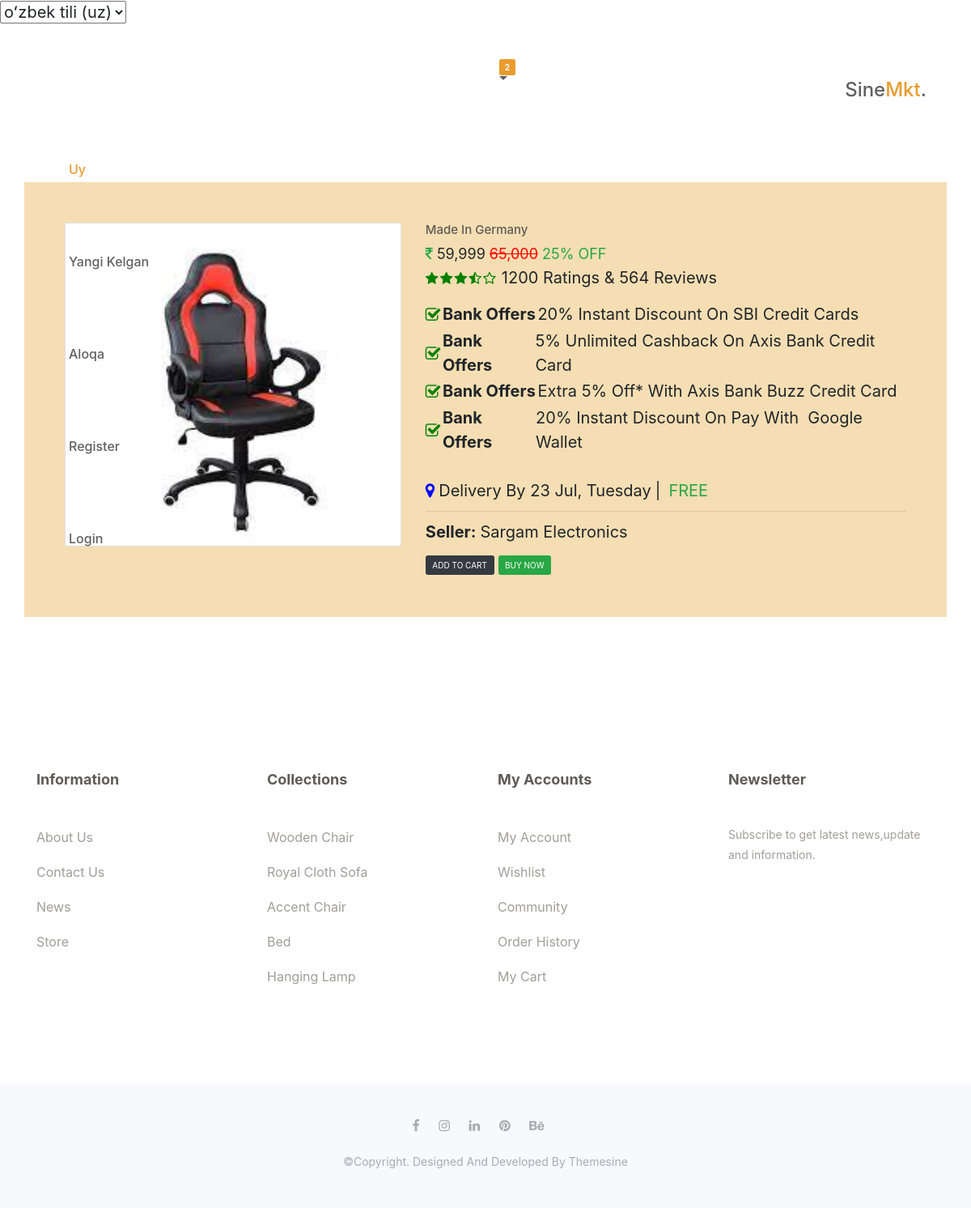
Page /1/details/ on the committed database.
### furn/models.py (models this page shows, shortened)
class Arrival(models.Model):
    arrivals_img = models.ImageField()
    arrivals_title = models.CharField(max_length=200)
    arrivals_url = models.URLField(max_length=500)
    arrivals_price = models.IntegerField(default=10)
    category = models.ForeignKey("Category", blank=True, on_delete=models.CASCADE)
    arrvals_size = models.CharField(max_length=30)
    arrivals_text = models.CharField(max_length=200)

### furn/views.py (the view)
# urls.py: path('<int:pk>/details/', arrivals_detail, name='arrival_detail'),
def arrivals_detail(request, pk):
    arrivals_details = Arrival.objects.get(id=pk)
    context = {
        "arrivals_details": arrivals_details,
    }
    return render(request, 'details/arrival_detail.html', context)

### templates/details/arrival_detail.html (shortened to what this page needs)
{% extends 'layouts/base.html' %}
{% block content %}
<head>
    <link rel="stylesheet" href="https://stackpath.bootstrapcdn.com/bootstrap/4.4.1/css/bootstrap.min.css">
    <link rel="stylesheet" href="https://stackpath.bootstrapcdn.com/bootstrap/4.4.1/js/bootstrap.bundle.min.js">
    <link rel="stylesheet" href="https://cdnjs.cloudflare.com/ajax/libs/jquery/3.2.1/jquery.min.js">
    <link rel="stylesheet" href="https://cdnjs.cloudflare.com/ajax/libs/font-awesome/4.7.0/css/font-awesome.min.css">
</head>
<section id="new-arrivals" class="new-arrivals">
    <div class="container">
        <div class="new-arrivals-content">
            <div class="row">
                <div class="container-fluid mt-5">
                    <div class="row">
                        <div class="col-md-5">
                            <div class="carousel slide" data-ride="carousel" id="carousel-1">
                                <div class="carousel-inner" role="listbox">
                                    <div class="carousel-item active"><img class="img-thumbnail w-100 d-block"
                                            src="{{ arrivals_details.arrivals_img.url }}" alt="Slide Image" style="height: 400px;"></div>
                                </div>
                            </div>
                        </div>
                        <div class="col-md-7">
                            <h4>{{ arrivals_details.arrivals_text }}</h4>
                            <div class="price"><span class="mr-2"><i class="fa fa-rupee text-success"></i>&nbsp;59,999</span><span
                                    class="mr-2 cut">65,000</span><span class="text-success">25% OFF</span></div>
                            <div class="d-flex flex-row">
                                <div class="icons mr-2"><i class="fa fa-star"></i><i class="fa fa-star"></i><i class="fa fa-star"></i><i
                                        class="fa fa-star-half-o"></i><i class="fa fa-star-o"></i></div><span>1200 ratings &amp; 564
                                    reviews</span>
                            </div>
                            <div class="d-flex align-items-center mt-4 offers mb-1"><i class="fa fa-check-square-o mt-1"></i><span
                                    class="ml-1 font-weight-bold">Bank Offers</span><span class="ml-1">20% Instant Discount on SBI
                                    Credit Cards<br></span></div>
                            <div class="d-flex align-items-center offers mb-1"><i class="fa fa-check-square-o mt-1"></i><span
                                    class="ml-1 font-weight-bold">Bank Offers</span><span class="ml-1">5% Unlimited Cashback on Axis
                                    Bank Credit Card<br></span></div>
                            <div class="d-flex align-items-center offers mb-1"><i class="fa fa-check-square-o mt-1"></i><span
                                    class="ml-1 font-weight-bold">Bank Offers</span><span class="ml-1">Extra 5% off* with Axis Bank Buzz
                                    Credit Card<br></span></div>
                            <div class="d-flex align-items-center offers"><i class="fa fa-check-square-o mt-1"></i><span
                                    class="ml-1 font-weight-bold">Bank Offers</span><span class="ml-1">20% Instant Discount on pay
                                    with&nbsp;&nbsp;google wallet<br></span></div>
                            <div class="d-flex align-items-center mt-5 delivery"><i class="fa fa-map-marker"></i><span
                                    class="ml-2">Delivery by 23 Jul, Tuesday<br></span><span class="ml-2 mr-2">|<br></span><span
                                    class="ml-2 mr-2 text-success">FREE<br></span></div>
                            <hr>
                            <div><span class="font-weight-bold">Seller:</span><span class="ml-2">Sargam Electronics</span></div>
                            <div class="mt-3"><button class="btn btn-dark mr-2" type="button">ADD TO CART</button><button
                                    class="btn btn-success" type="button">BUY NOW</button></div>
                        </div>
                    </div>
                </div>
            </div>
        </div>
    </div>
</section>
{% endblock %}

### templates/layouts/base.html (shortened to what this page needs)
{% load i18n %}
{% load static %}
<!DOCTYPE html>
<html lang="en">
<head>
    <link rel="stylesheet" href="{% static 'css/font-awesome.min.css' %}">
    <link rel="stylesheet" href="{% static 'css/linearicons.css' %}">
    <link rel="stylesheet" href="{% static 'css/animate.css' %}">
    <link rel="stylesheet" href="{% static 'css/owl.carousel.min.css' %}">
    <link rel="stylesheet" href="{% static 'css/owl.theme.default.min.css' %}">
    <link rel="stylesheet" href="{% static 'css/bootstrap.min.css' %}">
    <link rel="stylesheet" href="{% static 'css/bootsnav.css' %}">
    <link rel="stylesheet" href="{% static 'css/style.css' %}">
    <link rel="stylesheet" href="{% static 'css/responsive.css' %}">
</head>
<body>
    <form action="{% url 'set_language' %}" method="post">{% csrf_token %}
        <select name="language" onchange="this.form.submit()">
            {% get_current_language as LANGUAGE_CODE %}
            {% get_available_languages as LANGUAGES %}
            {% get_language_info_list for LANGUAGES as languages %}
            {% for language in languages %}
            <option value="{{ language.code }}" {% if language.code == LANGUAGE_CODE %} selected{% endif %}>
                {{ language.name_local }} ({{ language.code }})
            </option>
            {% endfor %}
        </select>
    </form>
    <div class="block-content">
        {% include 'includes/navigation.html' %}
            {% block content %}
            {% endblock content %}
        {% include 'includes/footer.html' %}
    </div>
</body>
</html>

### templates/includes/logout-coniform.html (shortened to what this page needs)
{% load static %}

### templates/includes/navigation.html (shortened to what this page needs)
{% load static %}
{% load i18n %}
<header id="home" class="welcome-hero">
    <div class="top-area">
        <div class="header-area">
            <nav class="navbar navbar-default bootsnav  navbar-sticky navbar-scrollspy" data-minus-value-desktop="70"
                data-minus-value-mobile="55" data-speed="1000">
                <div class="container">
                    <div class="attr-nav">
                        <ul>
                            <li class="search">
                                <a href="#"><span class="lnr lnr-magnifier"></span></a>
                            </li>
                            <li class="nav-setting">
                                <a href="#"><span class="lnr lnr-cog"></span></a>
                            </li>
                            <li class="dropdown">
                                <a href="#" class="dropdown-toggle" data-toggle="dropdown">
                                    <span class="lnr lnr-cart"></span>
                                    <span class="badge badge-bg-1">2</span>
                                </a>
                            </li>
                        </ul>
                    </div>
                    <div class="navbar-header">
                        <a class="navbar-brand" href="{% url 'furn:home' %}">sine<span>mkt</span>.</a>
                    </div>
                    <div class="collapse navbar-collapse menu-ui-design" id="navbar-menu">
                        <ul class="nav navbar-nav navbar-center" data-in="fadeInDown" data-out="fadeOutUp">
                            <li class="active"><a href="{% url 'furn:home' %}">{% trans "uy" %}</a></li>
                            <li class="scroll"><a href="#new-arrivals">{% trans 'yangi kelgan' %}</a></li>
                            <li class="scroll"><a href="#newsletter">{% trans 'aloqa' %}</a></li>
                            {% if not request.user.is_authenticated %}
                            <li><a href="{% url 'furn:signup' %}">Register</a></li>
                            <li><a href="{% url 'furn:login' %}">Login</a></li>
                            {% endif %}
                        </ul>
                    </div>
                </div>
            </nav>
        </div>
    </div>
</header>

### templates/includes/footer.html (shortened to what this page needs)
{% load static %}
<section id="newsletter" class="newsletter">
    <div class="container">
        <div class="hm-footer-details">
            <div class="row">
                <div class=" col-md-3 col-sm-6 col-xs-12">
                    <div class="hm-footer-widget">
                        <div class="hm-foot-title">
                            <h4>information</h4>
                        </div>
                        <div class="hm-foot-menu">
                            <ul>
                                <li><a href="#">about us</a></li>
                                <li><a href="#">contact us</a></li>
                                <li><a href="#">news</a></li>
                                <li><a href="#">store</a></li>
                            </ul>
                        </div>
                    </div>
                </div>
                <div class=" col-md-3 col-sm-6 col-xs-12">
                    <div class="hm-footer-widget">
                        <div class="hm-foot-title">
                            <h4>collections</h4>
                        </div>
                        <div class="hm-foot-menu">
                            <ul>
                                <li><a href="#">wooden chair</a></li>
                                <li><a href="#">royal cloth sofa</a></li>
                                <li><a href="#">accent chair</a></li>
                                <li><a href="#">bed</a></li>
                                <li><a href="#">hanging lamp</a></li>
                            </ul>
                        </div>
                    </div>
                </div>
                <div class=" col-md-3 col-sm-6 col-xs-12">
                    <div class="hm-footer-widget">
                        <div class="hm-foot-title">
                            <h4>my accounts</h4>
                        </div>
                        <div class="hm-foot-menu">
                            <ul>
                                <li><a href="#">my account</a></li>
                                <li><a href="#">wishlist</a></li>
                                <li><a href="#">Community</a></li>
                                <li><a href="#">order history</a></li>
                                <li><a href="#">my cart</a></li>
                            </ul>
                        </div>
                    </div>
                </div>
                <div class=" col-md-3 col-sm-6  col-xs-12">
                    <div class="hm-footer-widget">
                        <div class="hm-foot-title">
                            <h4>newsletter</h4>
                        </div>
                        <div class="hm-foot-para">
                            <p>
                                Subscribe to get latest news,update and information.
                            </p>
                        </div>
                    </div>
                </div>
            </div>
        </div>
    </div>
</section>
<footer id="footer" class="footer">
    <div class="container">
        <div class="hm-footer-copyright text-center">
            <div class="footer-social">
                <a href="#"><i class="fa fa-facebook"></i></a>
                <a href="#"><i class="fa fa-instagram"></i></a>
                <a href="#"><i class="fa fa-linkedin"></i></a>
                <a href="#"><i class="fa fa-pinterest"></i></a>
                <a href="#"><i class="fa fa-behance"></i></a>
            </div>
            <p>
                &copy;copyright. designed and developed by <a href="https://www.themesine.com/">themesine</a>
            </p>
        </div>
    </div>
</footer>

### static/css/bootsnav.css (style rules this page uses)
nav.bootsnav .container { position: relative; }
nav.navbar.bootsnav { margin-bottom: 0; -moz-border-radius: 0px; -webkit-border-radius: 0px; -o-border-radius: 0px; border-radius: 0px; background-color: #fff; border: none; border-bottom: solid 1px #e0e0e0; z-index: 9; }
nav.navbar.bootsnav ul.nav > li > a { color: #6f6f6f; background-color: transparent; outline: none; margin-bottom: -2px; }
nav.navbar.bootsnav ul.nav li.megamenu-fw > a:hover, nav.navbar.bootsnav ul.nav li.megamenu-fw > a:focus, nav.navbar.bootsnav ul.nav li.active > a:hover, nav.navbar.bootsnav ul.nav li.active > a:focus, nav.navbar.bootsnav ul.nav li.active > a { background-color: transparent; }
.attr-nav { float: right; display: inline-block; margin-left: 13px; margin-right: -15px; }
.attr-nav > ul { padding: 0; margin: 0 0 -7px 0; list-style: none; display: inline-block; }
.attr-nav > ul > li { float: left; display: block; }
.attr-nav > ul > li > a { color: #6f6f6f; display: block; padding: 28px 15px; position: relative; }
.attr-nav > ul > li > a span.badge { position: absolute; top: 50%; margin-top: -15px; right: 5px; font-size: 10px; padding: 0; width: 15px; height: 15px; padding-top: 2px; }
body { -webkit-transition: all 0.3s ease-in-out; -moz-transition: all 0.3s ease-in-out; -o-transition: all 0.3s ease-in-out; -ms-transition: all 0.3s ease-in-out; transition: all 0.3s ease-in-out; }
@media (min-width: 1024px) { nav.navbar.bootsnav ul.nav > li > a { padding: 30px 15px; font-weight: 600; } }

### templates/details/arrival_detail.html (style rules this page uses)
body { background: #fff; font-size: 20px; }
.container-fluid { padding: 50px; background-color: wheat; }
.carousel-item { width: 100% }
.price span { font-size: 18px }
.cut { text-decoration: line-through; color: red }
.icons i { font-size: 17px; color: green; margin-right: 2px }
.offers i { color: green }
.delivery i { color: blue }

### rows in the picture
Arrival: arrivals_img (picture), arrivals_text "Made In Germany"

### other values in the picture
form field language "oʻzbek tili (uz)"
